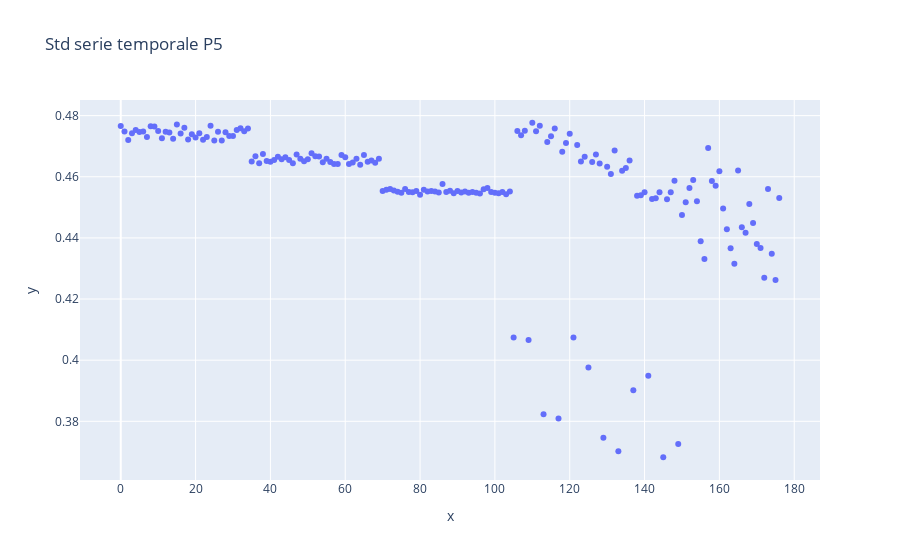

Source (notebook cell):
### Code cell
fig = px.scatter( x=list(range(len(std))), y=std, title='Std serie temporale P5')
fig.show()

### Figure 1 — Plotly figure (JSON) as saved in the notebook; plotly's stock layout.template omitted (floating-point values rounded to 4 significant figures; data arrays with more than 128 entries replaced by an {"elided": "..."} marker saying what was removed)
{"data": [{"hovertemplate": "x=%{x}<br>y=%{y}<extra></extra>", "legendgroup": "", "marker": {"color": "#636efa", "symbol": "circle"}, "mode": "markers", "name": "", "orientation": "v", "showlegend": false, "type": "scatter", "x": {"elided": "177 int values"}, "xaxis": "x", "y": {"elided": "177 float values"}, "yaxis": "y"}], "layout": {"legend": {"tracegroupgap": 0}, "title": {"text": "Std serie temporale P5"}, "xaxis": {"anchor": "y", "domain": [0, 1], "title": {"text": "x"}}, "yaxis": {"anchor": "x", "domain": [0, 1], "title": {"text": "y"}}}}
